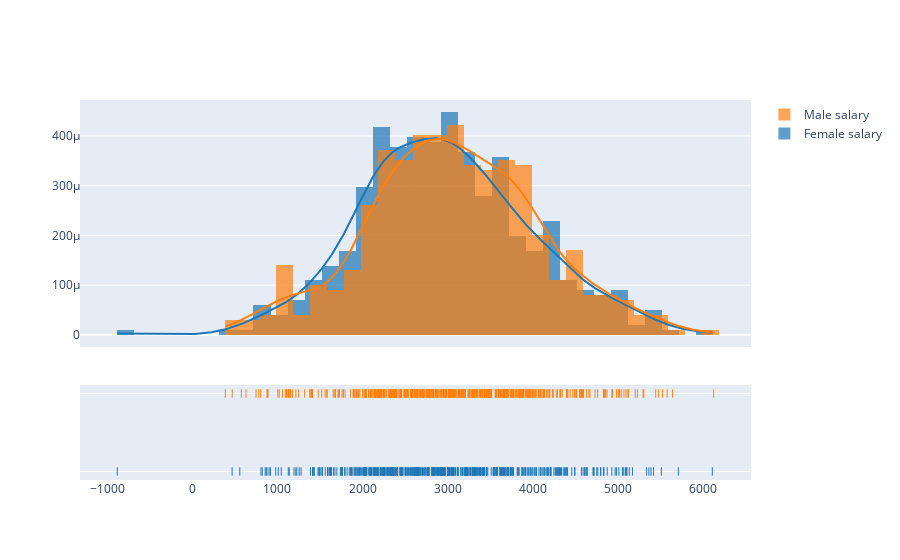

The notebook cell this image was saved under:
### Markdown cell above
## Distribution plot of two datasets

### Code cell
hist_data = [female.Salary.values.tolist(), male.Salary.values.tolist()]
group_labels = ["Female salary", "Male salary"]

fig = ff.create_distplot(hist_data, group_labels,
                        bin_size = [200, 200])

# iplot(fig)
pio.show(fig)

### Figure 1 — Plotly figure (JSON) as saved in the notebook; plotly's stock layout.template omitted (floating-point values rounded to 4 significant figures; data arrays with more than 128 entries replaced by an {"elided": "..."} marker saying what was removed)
{"data": [{"autobinx": false, "histnorm": "probability density", "legendgroup": "Female salary", "marker": {"color": "rgb(31, 119, 180)"}, "name": "Female salary", "opacity": 0.7, "type": "histogram", "x": {"elided": "503 float values"}, "xaxis": "x", "xbins": {"end": 6110.0, "size": 200, "start": -880.9}, "yaxis": "y"}, {"autobinx": false, "histnorm": "probability density", "legendgroup": "Male salary", "marker": {"color": "rgb(255, 127, 14)"}, "name": "Male salary", "opacity": 0.7, "type": "histogram", "x": {"elided": "497 float values"}, "xaxis": "x", "xbins": {"end": 6126.0, "size": 200, "start": 387.2}, "yaxis": "y"}, {"legendgroup": "Female salary", "marker": {"color": "rgb(31, 119, 180)"}, "mode": "lines", "name": "Female salary", "showlegend": false, "type": "scatter", "x": {"elided": "500 float values"}, "xaxis": "x", "y": {"elided": "500 float values"}, "yaxis": "y"}, {"legendgroup": "Male salary", "marker": {"color": "rgb(255, 127, 14)"}, "mode": "lines", "name": "Male salary", "showlegend": false, "type": "scatter", "x": {"elided": "500 float values"}, "xaxis": "x", "y": {"elided": "500 float values"}, "yaxis": "y"}, {"legendgroup": "Female salary", "marker": {"color": "rgb(31, 119, 180)", "symbol": "line-ns-open"}, "mode": "markers", "name": "Female salary", "showlegend": false, "type": "scatter", "x": {"elided": "503 float values"}, "xaxis": "x", "y": {"elided": "503 str values"}, "yaxis": "y2"}, {"legendgroup": "Male salary", "marker": {"color": "rgb(255, 127, 14)", "symbol": "line-ns-open"}, "mode": "markers", "name": "Male salary", "showlegend": false, "type": "scatter", "x": {"elided": "497 float values"}, "xaxis": "x", "y": {"elided": "497 str values"}, "yaxis": "y2"}], "layout": {"barmode": "overlay", "hovermode": "closest", "legend": {"traceorder": "reversed"}, "xaxis": {"anchor": "y2", "domain": [0, 1], "zeroline": false}, "yaxis": {"anchor": "free", "domain": [0.35, 1], "position": 0}, "yaxis2": {"anchor": "x", "domain": [0, 0.25], "dtick": 1, "showticklabels": false}}}
